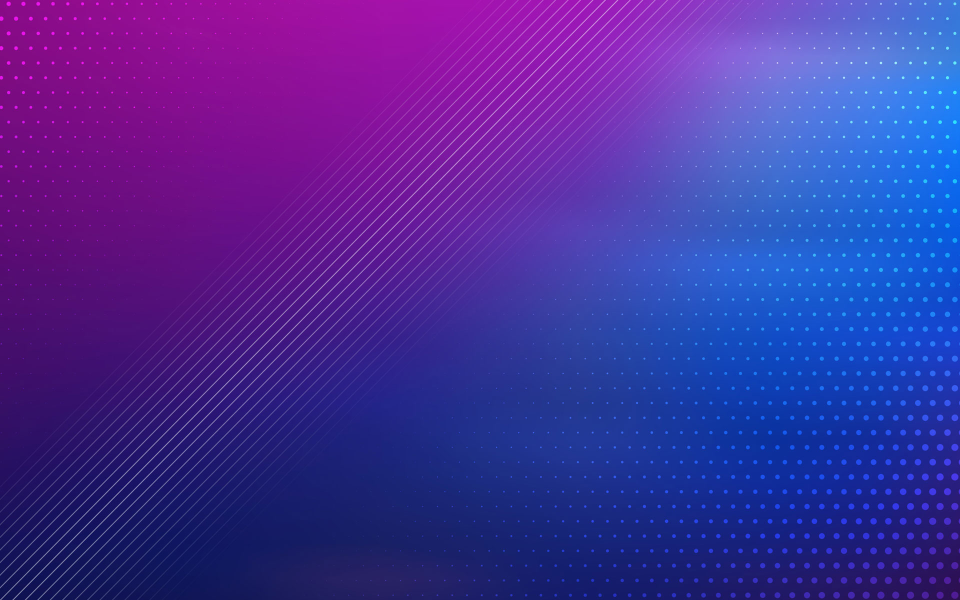
#> input picture django_project/front/src/assets/images/login-images/bg-forgot-password.jpg, 1920 x 1200 px (shown at 1/2 size)
$ python -i libs.py   (imports and definitions only)
#> lines starting #> are read from the running program, lines starting #| are printed output that depends on the picture
# -*- coding: utf-8 -*-
from io import BytesIO
import requests
from PIL import Image
from django.conf import settings


# [45 lines left out: functions get_panoram_frame, get_panoram_by_location, save_panoram_to_file, not called in this run]

def crop_box_240(base_image, left, top):
    return base_image.crop( (left, top, left+240, top+240) )


# [38 lines left out: function convert_to_panoram, not called in this run]


def thumb_generate(img_io):
    thumb_panorama = Image.open(img_io)
#> thumb_panorama is the input picture: PIL image 1920x1200 RGB; mean R, G, B 69.7, 45.7, 153.7
    thumb_panorama = thumb_panorama.resize((640, 480))
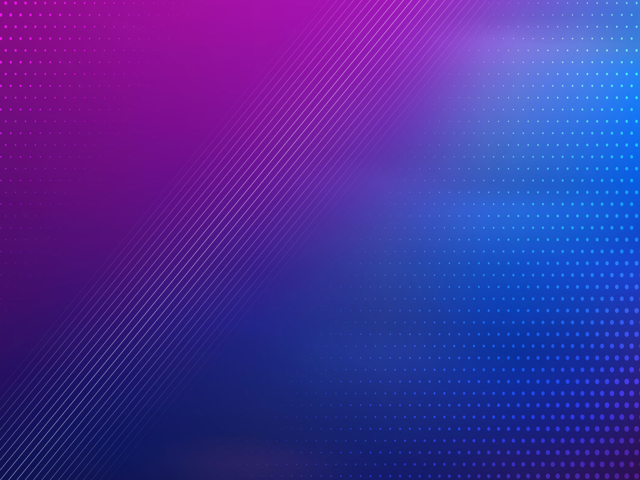
#> thumb_panorama: PIL image 640x480 RGB; mean R, G, B 69.7, 45.7, 153.7
    thumb_panorama = thumb_panorama.crop((0, 160, 640, 320))
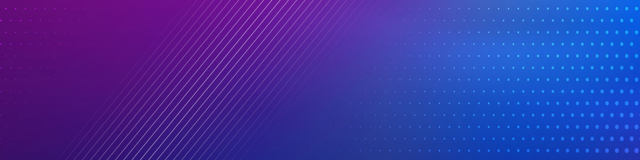
#> thumb_panorama: PIL image 640x160 RGB; mean R, G, B 60.5, 50.9, 160.8
    thumb_panorama = thumb_panorama.convert('RGB')
    img_io = BytesIO()
    thumb_panorama.save(img_io, format="JPEG")
    img_io.seek(0)
    return img_io


# [6 lines left out: function get_thumb, not called in this run]

>>> result = thumb_generate('../../front/src/assets/images/login-images/bg-forgot-password.jpg')
